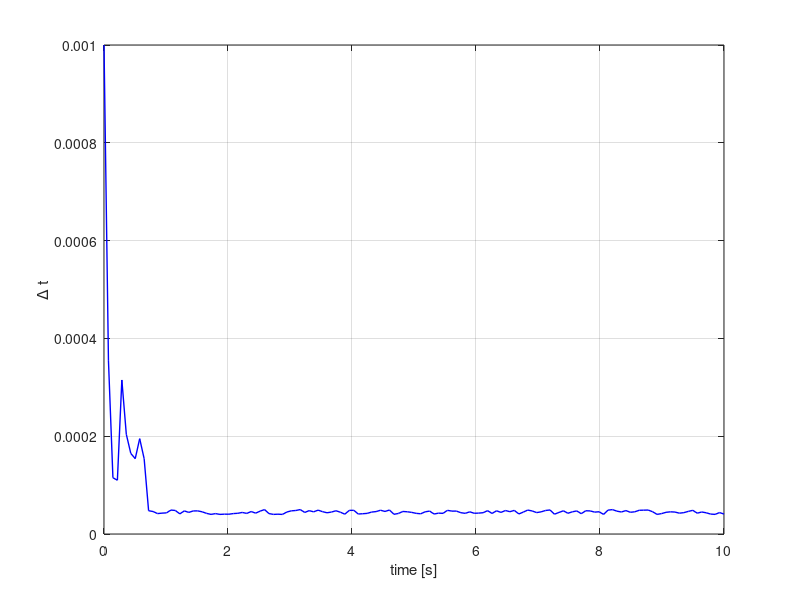

This chart was generated by the following MATLAB code:
 dtt = rand(140,1).*1e-5 + 4e-5.*ones(140,1);
 x = linspace(0,10,140);
 dtt(3) = 0.000115;
 dtt(2) = 0.000354;
 dtt(1) = 0.001;
 dtt(4) = 0.00011;
  dtt(5) = 0.000315;
 dtt(6) = 0.000204;
  dtt(7) = 0.000165;
 dtt(8) = 0.000154;
  dtt(9) = 0.000195;
 dtt(10) = 0.000154;
 plot(x,dtt,'-b','linewidth',1.)
 grid on
xlabel('time [s]')
ylabel('\Delta t')
